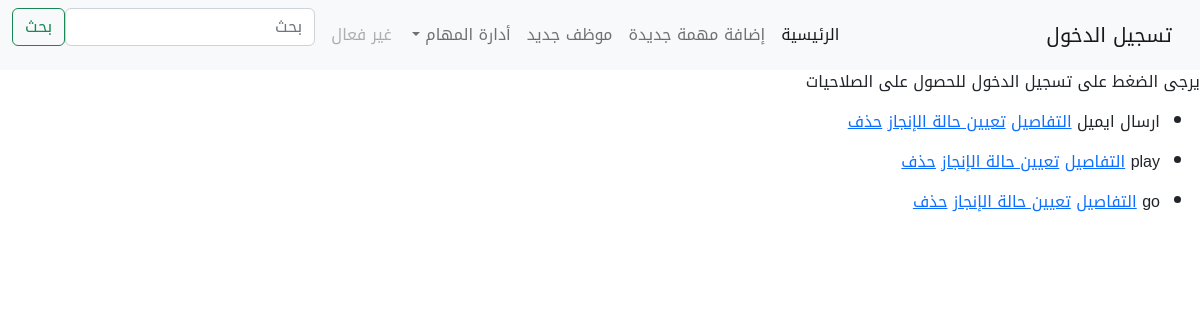
Page /list_task on the earlier database version.
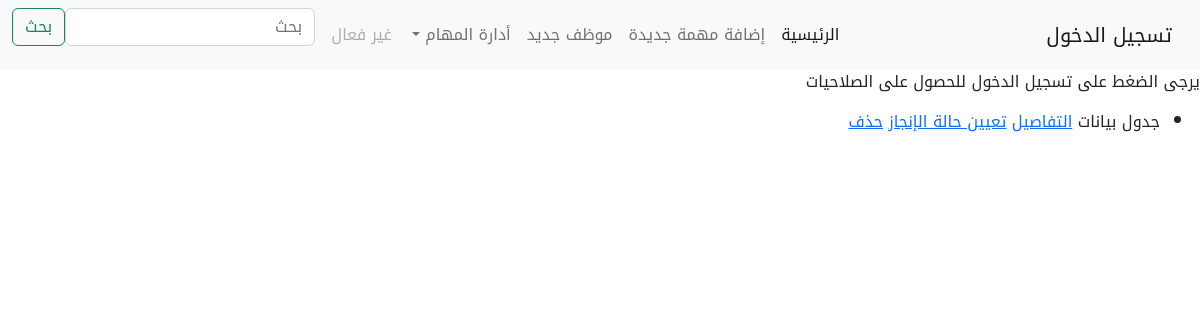
Same page on the later database version.
### tasks/models.py (models this page shows, shortened)
class TaskAssighn(models.Model):
    task_number = models.PositiveIntegerField(unique=True,null=True)
    task_desc = models.CharField(max_length=200,null=True)
    status = models.ForeignKey(TaskStatus,null=True,blank=True,on_delete=models.SET_NULL)
    url = models.URLField(null=True, blank=True)
    created_at = models.DateTimeField(auto_now_add=True, null=True)
    updated_at = models.DateTimeField(auto_now=True, null=True)

### tasks/views.py (the view)
# urls.py: path('list_task',views.list_task,name='list'),
def list_task(request):
    tasks = TaskAssighn.objects.all()
    return render(request, 'tasks/list_tasks.html', {'tasks': tasks})

### tasks/templates/tasks/list_tasks.html (shortened to what this page needs)
{% extends 'tasks/header.html' %}
{% load static %}
{% block content %}
    <ul>{% for task in tasks %}
        <li>{{task.task_desc}}
            <a href="{% url 'task_detail' task.pk %}">التفاصيل</a>
            <a href="{% url 'update_status' task.pk %}">تعيين حالة الإنجاز</a>
            <a href="{% url 'delete' task.pk%}">حذف</a>
        </li>
    {% endfor %}</ul>
{% endblock content %}

Differences in the rows shown:
removed TaskAssighn: task_desc "ارسال ايميل"
removed TaskAssighn: task_desc "play"
removed TaskAssighn: task_desc "go"
added TaskAssighn: task_desc "جدول بيانات"
